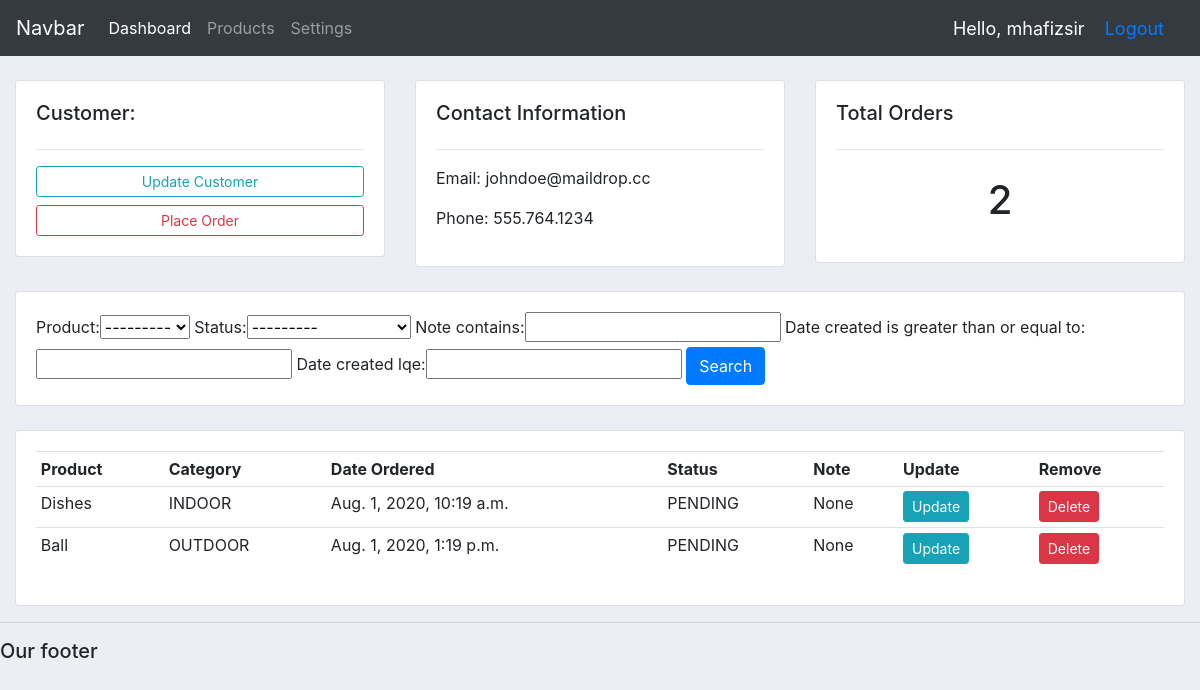
The app's page /customer/1/ (signed in) with its own data.
### accounts/models.py (models this page shows, shortened)
class Customer(models.Model):
    user = models.OneToOneField(User, null=True, blank=True, on_delete=models.CASCADE)
    name = models.CharField(max_length=255, null=True)
    phone = models.CharField(max_length=255)
    email = models.CharField(max_length=255)
    profile_pic = models.ImageField(default="1200px-Circle-icons-profile.svg.png", null=True, blank=True)
    date_created = models.DateTimeField(auto_now_add=True)

class Order(models.Model):
    STATUS = (
        ("PENDING", "PENDING"),
        ("OUT OF DELIVERY", "OUT OF DELIVERY"),
        ("DELIVERED", "DELIVERED"),
    )
    customer = models.ForeignKey(Customer, null=True, on_delete=models.SET_NULL)
    product = models.ForeignKey(Products, null=True, on_delete=models.SET_NULL)
    date_created = models.DateTimeField(auto_now_add=True)
    status = models.CharField(max_length=255, null=True, choices=STATUS)
    note = models.CharField(max_length=1020, null=True)

class Products(models.Model):
    CATEGORY = (
        ("INDOOR", "INDOOR"),
        ("OUTDOOR", "OUTDOOR"),
    )
    name = models.CharField(max_length=255, null=True)
    price = models.FloatField(null=True)
    category = models.CharField(max_length=255, null=True, choices=CATEGORY)
    description = models.CharField(max_length=255, null=True, blank=True)
    date_created = models.DateTimeField(auto_now_add=True)
    tags = models.ManyToManyField(Tag)
    def __str__(self):
        return self.name

### accounts/decorators.py (the view)
        def wrapper_func(request, *args, **kwargs):
            group = None
            if request.user.groups.exists():
                group = request.user.groups.all()[0].name
            if group in allowed_roles:
                return view_func(request, *args, **kwargs)
            else:
                return HttpResponse('You are not authorized to view this page')

### accounts/views.py (called while the page is built)
@login_required(login_url='login')
@allowed_users(allowed_roles=['admin'])
def customer(request, pk):
    customer = Customer.objects.get(id=pk)
    orders = customer.order_set.all()
    order_count = orders.count()
    myFilter = OrderFilter(request.GET, queryset=orders)
    orders = myFilter.qs
    context = {"customer": customer,
               "orders": orders,
               "order_count": order_count,
               "myFilter": myFilter}
    return render(request, "accounts/customer.html", context)

### accounts/templates/accounts/customer.html
{% extends 'accounts/main.html' %}
{% block content %}
    <br>
    <div class="row">
        <div class="col-md">
            <div class="card card-body">
                <h5>Customer:</h5>
                <hr>
                <a class="btn btn-outline-info  btn-sm btn-block" href="">Update Customer</a>
                <a class="btn btn-outline-danger  btn-sm btn-block" href="{% url 'create_order' customer.id %}">Place
                    Order</a>
            </div>
        </div>
        <div class="col-md">
            <div class="card card-body">
                <h5>Contact Information</h5>
                <hr>
                <p>Email: {{ customer.email }}</p>
                <p>Phone: {{ customer.phone }}</p>
            </div>
        </div>
        <div class="col-md">
            <div class="card card-body">
                <h5>Total Orders</h5>
                <hr>
                <h1 style="text-align: center;padding: 10px">{{ order_count }}</h1>
            </div>
        </div>
    </div>
    <br>
    <div class="row">
        <div class="col">
            <div class="card card-body">
                <form method="get">
                    {{ myFilter.form }}
                    <button class="btn btn-primary" type="submit">Search</button>
                </form>
            </div>
        </div>
    </div>
    <br>
    <div class="row">
        <div class="col-md">
            <div class="card card-body">
                <table class="table table-sm">
                    <tr>
                        <th>Product</th>
                        <th>Category</th>
                        <th>Date Ordered</th>
                        <th>Status</th>
                        <th>Note</th>
                        <th>Update</th>
                        <th>Remove</th>
                    </tr>
                    {% for order in orders %}
                        <tr>
                            <td>{{ order.product }}</td>
                            <td>{{ order.product.category }}</td>
                            <td>{{ order.date_created }}</td>
                            <td>{{ order.status }}</td>
                            <td>{{ order.note }}</td>
                            <td><a class="btn btn-sm btn-info" href="{% url 'update_order' order.id %}">Update</a></td>
                            <td><a class="btn btn-sm btn-danger" href="{% url 'delete_order' order.id %}">Delete</a>
                            </td>
                        </tr>
                    {% endfor %}
                </table>
            </div>
        </div>
    </div>
{% endblock %}

### accounts/templates/accounts/navbar.html (shortened to what this page needs)
{% load static %}
<nav class="navbar navbar-expand-lg navbar-dark bg-dark">
    <a class="navbar-brand" href="#">Navbar</a>
    <div class="collapse navbar-collapse" id="navbarNav">
        <ul class="navbar-nav">
            {% if request.user.is_staff %}
                <li class="nav-item active">
                    <a class="nav-link" href="{% url 'home' %}">Dashboard</a>
                </li>
                <li class="nav-item">
                    <a class="nav-link" href="{% url 'products' %}">Products</a>
                </li>
                <li class="nav-item">
                    <a class="nav-link" href="{% url 'account' %}">Settings</a>
                </li>
            {% else %}
                <li class="nav-item">
                    <a class="nav-link" href="{% url 'account' %}">Settings</a>
                </li>
            {% endif %}
        </ul>
    </div>
    <span class="hello-msg">Hello, {{ request.user }}</span>
    <span class="hello-msg"><a href="{% url 'logout' %}">Logout</a></span>
</nav>

### accounts/templates/accounts/main.html (style rules this page uses)
body { background-color: #ebeff5; }

### accounts/templates/accounts/navbar.html (style rules this page uses)
.hello-msg { font-size: 18px; color: white; margin-right: 20px; }

### records on screen
Customer: email "johndoe@maildrop.cc", phone "555.764.1234"
Order: product "Dishes", product.category "INDOOR", date_created "Aug. 1, 2020, 10:19 a.m.", status "PENDING", note "None"
Order: product "Ball", product.category "OUTDOOR", date_created "Aug. 1, 2020, 1:19 p.m.", status "PENDING", note "None"

### other values on screen
{{ request.user }} "mhafizsir"
{{ order_count }} "2"
